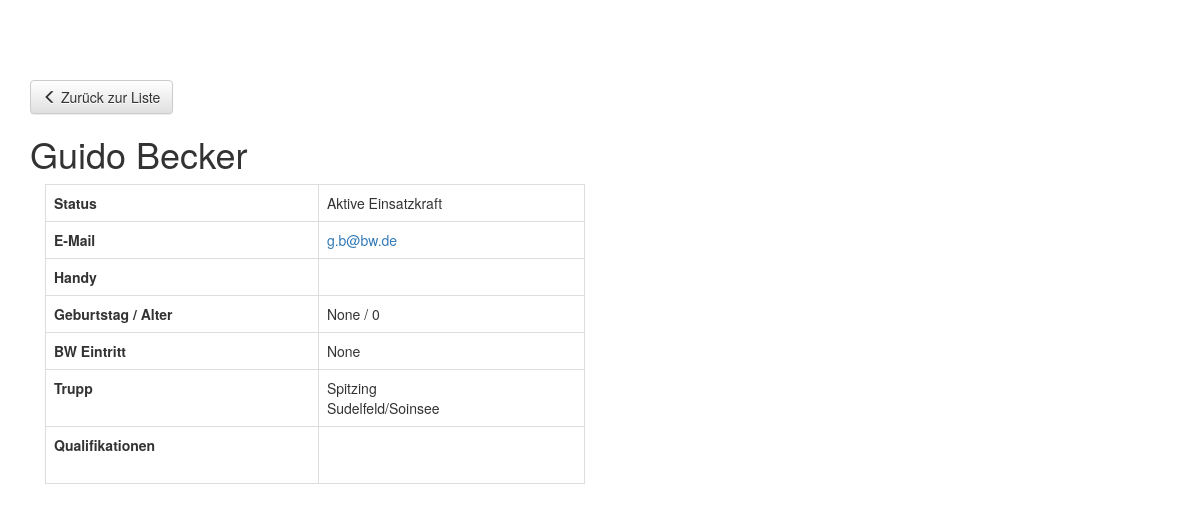
The app's page /mitglieder/beckerg/ (signed in), older data.
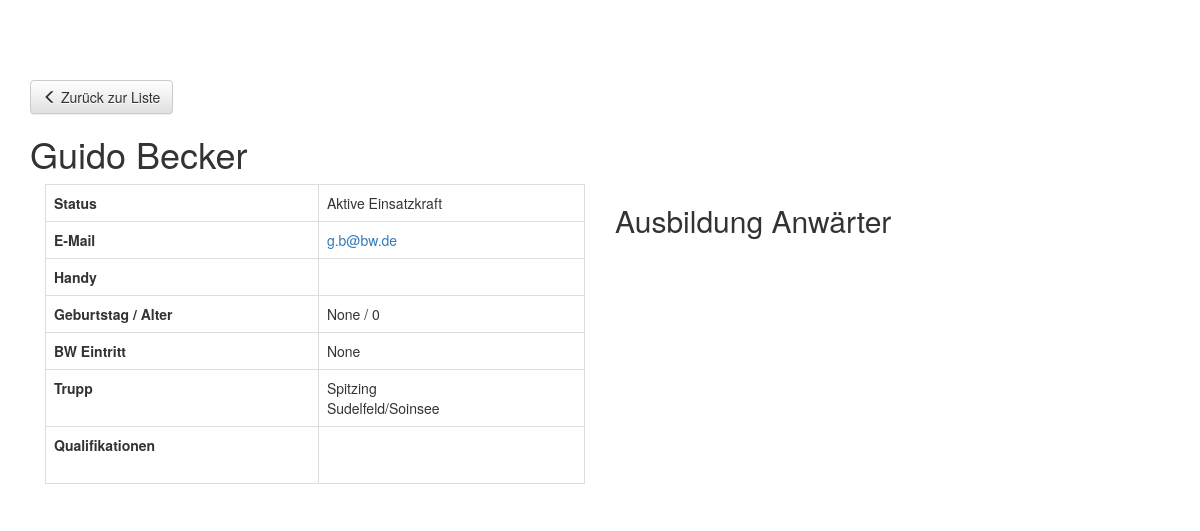
The same page, newer data.
### member_administration/models.py (models this page shows, shortened)
class DutyGroup(models.Model):
    name = models.CharField(max_length=20, verbose_name='Name')
    class Meta:
        verbose_name_plural = 'Trupps'
        verbose_name = 'Trupp'

### trainings/models.py (models this page shows, shortened)
class TrainingCategory(models.Model):
    name = models.CharField(primary_key=True, max_length=50, verbose_name='Name')
    class Meta:
        verbose_name_plural = 'Ausbildungskategorien'
        verbose_name = 'Ausbildungskategorie'

### member_administration/views.py (the view)
# urls.py: url(r'^(?P<username>[a-z]+)/$', views.member_detail, name='member_detail'),
@login_required
def member_detail(request, username):
    try:
        user = User.objects.get(username=username)
        member = Member.objects.get(user=user)
        all_qualifications = Qualification.objects.all()
        all_trainingCategories = TrainingCategory.objects.all()
        member_qualifications = MemberHasQualification.objects.filter(member=member)
    except Member.DoesNotExist:
        raise Http404("Mitglied existiert nicht")
    return render(request, 'member_administration/member_detail.html',
                  {'member': member,
                   'member_qualifications': member_qualifications,
                   'all_qualifications': all_qualifications,
                   'all_trainingCategories': all_trainingCategories,
                   })

### member_administration/models.py (called while the page is built)
    def getAge(self):
        age = 0;
        today = date.today()
        if self.birthdate != None:
            age = today.year - self.birthdate.year - (
                        (today.month, today.day) < (self.birthdate.month, self.birthdate.day))
        return age

### member_administration/templates/member_administration/member_detail.html (shortened to what this page needs)
{% extends 'base.html' %}
{% if member %}
{% block content %}
<p>
    <a class="btn btn-default" href="{% url 'member_administration:index' %}" role="button"><span
            class="glyphicon glyphicon-menu-left" aria-hidden="true"></span> Zurück zur Liste</a>
</p>
<h1>{{ member.user.first_name }} {{ member.user.last_name }}</h1>
<div id="content1" class="col-xs-12 col-sm-12 col-md-6 col-lg-6">
    <div class="table-responsive">
        <table class="table table-bordered">
            <tr>
                <th>Status</th>
                <td>{{ member.get_status_display }}</td>
            </tr>
            <tr>
                <th>E-Mail</th>
                <td><a href="mailto: {{ member.user.email }}">{{ member.user.email }}</a></td>
            </tr>
            <tr>
                <th>Handy</th>
                <td>{% if member.mobile %}{{ member.mobile }}{% endif %}</td>
            </tr>
            <tr>
                <th>Geburtstag / Alter</th>
                <td>{{ member.birthdate }} / {{ member.getAge }}</td>
            </tr>
            <tr>
                <th>BW Eintritt</th>
                <td>{{ member.bw_join }}</td>
            </tr>
            <tr>
                <th>Trupp</th>
                <td>
                    {% for dutygroup in member.dutygroups.all %}
                    {{ dutygroup.name }} <br>
                    {% endfor %}
                </td>
            </tr>
            {% if all_qualifications %}
            <tr>
                <th>Qualifikationen</th>
                <td>
                    {% for qualification in all_qualifications %}
                    <br>
                    {% endfor %}
                </td>
            </tr>
            {% endif %}
        </table>
    </div>
</div>
<div id="content2" class="col-xs-12 col-sm-12 col-md-6 col-lg-6">
    {% for training_category in all_trainingCategories %}
    <div class="table-responsive">
        <h2>{{ training_category.name }}</h2>
    </div>
    {% endfor %}
</div>
{% endblock %}
{% else %}
<p>Mitglied nicht hinterlegt!</p>
{% endif %}

Row changes from the older to the newer data that the page shows:
added TrainingCategory: name "Ausbildung Anwärter"
